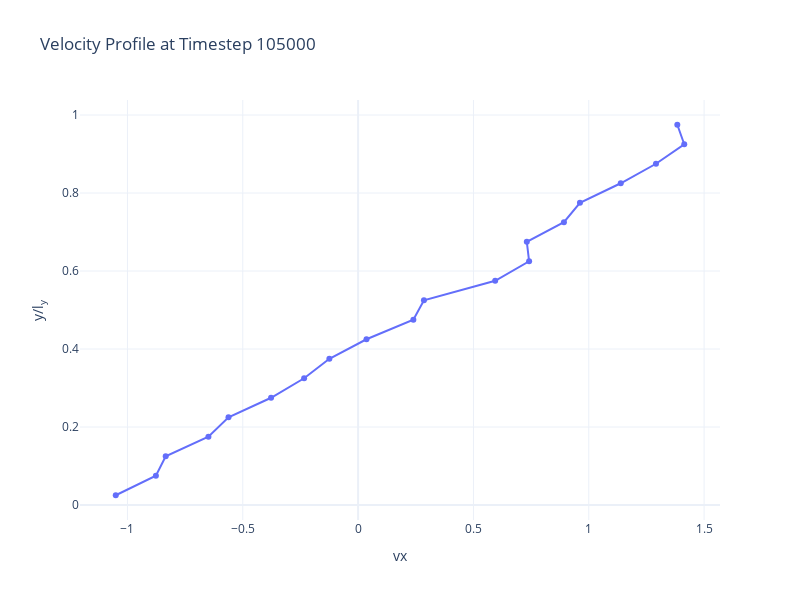

Here is the notebook cell this chart was saved with:
### Code cell
plot_vx(105000)

### Figure 1 — Plotly figure (JSON) as saved in the notebook; plotly's stock layout.template omitted (floating-point values rounded to 4 significant figures)
{"data": [{"mode": "lines+markers", "name": "Timestep 105000", "type": "scatter", "x": [-1.051, -0.8767, -0.8341, -0.649, -0.5619, -0.3773, -0.234, -0.1246, 0.03637, 0.2395, 0.2854, 0.5943, 0.7413, 0.7313, 0.8922, 0.9618, 1.139, 1.291, 1.414, 1.384], "y": [0.025, 0.075, 0.125, 0.175, 0.225, 0.275, 0.325, 0.375, 0.425, 0.475, 0.525, 0.575, 0.625, 0.675, 0.725, 0.775, 0.825, 0.875, 0.925, 0.975]}], "layout": {"height": 600, "title": {"text": "Velocity Profile at Timestep 105000"}, "width": 800, "xaxis": {"title": {"text": "vx"}}, "yaxis": {"title": {"text": "y/l<sub>y</sub>"}}}}
